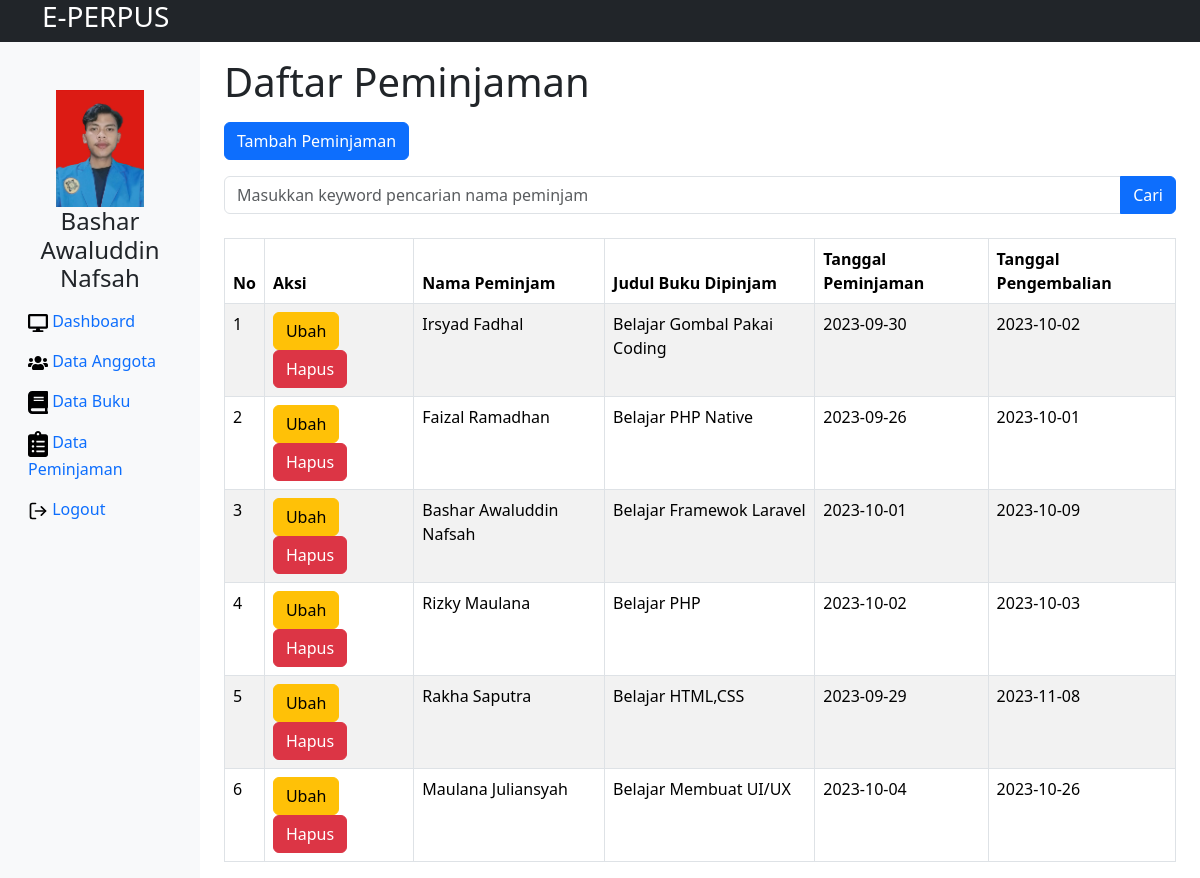
Screenshot of /datapinjam.php (signed in) with the database file from the repository.
### tables this page shows
CREATE TABLE `peminjaman` (
  `id_peminjam` int(4) NOT NULL,
  `nama_peminjam` varchar(50) NOT NULL,
  `judul` varchar(50) NOT NULL,
  `tgl_pinjam` date NOT NULL,
  `tgl_kembali` date NOT NULL
);

### allfunctions.php (called while the page is built, shortened)
<?php
$conn = mysqli_connect("localhost","root","password","webperpustakaan");
function query($query){
    global $conn;
    $result = mysqli_query($conn, $query);
    $rows = [];
    while ($row = mysqli_fetch_assoc($result)){
        $rows[] = $row;
    }
    return $rows;
}
?>

### datapinjam.php (the view, shortened to what this page needs)
<?php
require 'allfunctions.php';
$peminjaman = query("SELECT * FROM peminjaman");
?>
<!DOCTYPE html>
<html lang="en">
<head>
    <link rel="stylesheet" href="bootstrap/css/bootstrap.min.css">
</head>
<body>
    <header class="bg-dark text-white">
        <div class="container">
            <div class="row">
                <div class="col-6">
                    <h3>E-<span>PERPUS</span></h3>
                </div>
            </div>
        </div>
    </header>
    <div class="container-fluid">
        <div class="row">
            <nav id="sidebar" class="col-md-3 col-lg-2 d-md-block bg-light sidebar">
                <center>
                    <img src="img/KTM foto.jpg" class="profile_image mt-5 h-auto" alt="" style="max-width:50%">
                    <h4>Bashar Awaluddin Nafsah</h4>
                </center>
                <ul class="nav flex-column">
                    <li class="nav-item">
                        <a class="nav-link" href="index.php">
                            <img src="img/desktop.svg" width="20" class="mr-2" alt="">
                            Dashboard
                        </a>
                    </li>
                    <li class="nav-item">
                        <a class="nav-link" href="dataanggota.php">
                            <img src="img/anggota.svg" width="20" class="mr-2" alt="">
                            Data Anggota
                        </a>
                    </li>
                    <li class="nav-item">
                        <a class="nav-link" href="databuku.php">
                            <img src="img/book.svg" width="20" class="mr-2" alt="">
                            Data Buku
                        </a>
                    </li>
                    <li class="nav-item">
                        <a class="nav-link" href="datapinjam.php">
                            <img src="img/list.svg" width="20" class="mr-2" alt="">
                            Data Peminjaman
                        </a>
                    </li>
                    <li class="nav-item">
                        <a class="nav-link" href="logout.php">
                            <img src="img/logout.svg" width="20" class="mr-2" alt="">
                            Logout
                        </a>
                    </li>
                </ul>
            </nav>
            <main role="main" class="col-md-9 ml-sm-auto col-lg-10 px-4">
                <h1 class="mt-3">Daftar Peminjaman</h1>
                <div class="mt-3">
                    <a href="tambahpinjam.php" class="btn btn-primary">Tambah Peminjaman</a>
                </div>
                <div class="mt-3">
                    <form action="" method="post">
                        <div class="input-group">
                            <input type="text" name="keyword3" class="form-control" placeholder="Masukkan keyword pencarian nama peminjam" autofocus autocomplete="off">
                            <button type="submit" name="cari3" class="btn btn-primary">Cari</button>
                        </div>
                    </form>
                </div>
                <div class="table-responsive mt-4">
                    <table class="table table-bordered table-striped">
                        <thead class="thead-dark">
                            <tr>
                                <th scope="col">No</th>
                                <th scope="col">Aksi</th>
                                <th scope="col">Nama Peminjam</th>
                                <th scope="col">Judul Buku Dipinjam</th>
                                <th scope="col">Tanggal Peminjaman</th>
                                <th scope="col">Tanggal Pengembalian</th>
                            </tr>
                        </thead>
                        <tbody>
                            <?php $i = 1; ?>
                            <?php foreach ($peminjaman as $row) : ?>
                                <tr>
                                    <td><?= $i; ?></td>
                                    <td>
                                        <div class="btn-ubah">
                                            <a href="ubahpinjam.php?id_peminjam=<?= $row["id_peminjam"]; ?>" class="btn btn-warning">Ubah</a>
                                            <a id="btnhapus" href="hapuspinjam.php?id_peminjam=<?= $row["id_peminjam"]; ?>" class="btn btn-danger" onclick="return confirm('Yakin ingin menghapus?')">Hapus</a>
                                        </div>
                                    </td>
                                    <td><?= $row["nama_peminjam"]; ?></td>
                                    <td><?= $row["judul"]; ?></td>
                                    <td><?= $row["tgl_pinjam"]; ?></td>
                                    <td><?= $row["tgl_kembali"]; ?></td>
                                </tr>
                                <?php $i++; ?>
                            <?php endforeach; ?>
                        </tbody>
                    </table>
                </div>
            </main>
        </div>
    </div>
</body>
</html>

### rows the page displays
peminjaman: nama_peminjam "Irsyad Fadhal", judul "Belajar Gombal Pakai Coding", tgl_pinjam "2023-09-30", tgl_kembali "2023-10-02"
peminjaman: nama_peminjam "Faizal Ramadhan", judul "Belajar PHP Native", tgl_pinjam "2023-09-26", tgl_kembali "2023-10-01"
peminjaman: nama_peminjam "Bashar Awaluddin Nafsah", judul "Belajar Framewok Laravel", tgl_pinjam "2023-10-01", tgl_kembali "2023-10-09"
peminjaman: nama_peminjam "Rizky Maulana", judul "Belajar PHP", tgl_pinjam "2023-10-02", tgl_kembali "2023-10-03"
peminjaman: nama_peminjam "Rakha Saputra", judul "Belajar HTML,CSS", tgl_pinjam "2023-09-29", tgl_kembali "2023-11-08"
peminjaman: nama_peminjam "Maulana Juliansyah", judul "Belajar Membuat UI/UX", tgl_pinjam "2023-10-04", tgl_kembali "2023-10-26"
